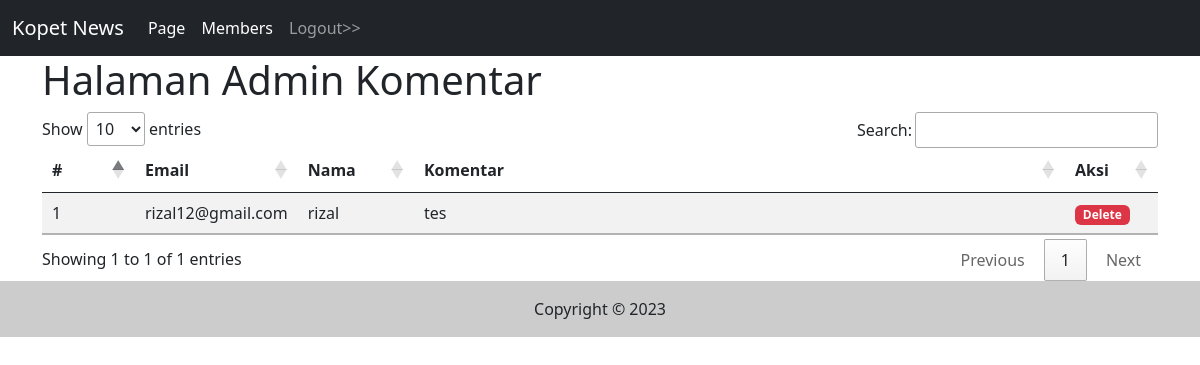
The page /admin/halaman_komentar.php?id=55 (signed in) on the database its author committed.
### tables this page shows
CREATE TABLE `komentar` (
  `id` int NOT NULL,
  `id_halaman` int NOT NULL,
  `id_member` int NOT NULL,
  `description` text NOT NULL,
  `is_deleted` tinyint(1) NOT NULL DEFAULT '0',
  `created_at` timestamp NOT NULL DEFAULT CURRENT_TIMESTAMP
);

CREATE TABLE `members` (
  `id` int NOT NULL,
  `username` varchar(255) NOT NULL,
  `email` varchar(255) NOT NULL,
  `password` varchar(255) NOT NULL,
  `status` text NOT NULL,
  `tgl_isi` timestamp NOT NULL DEFAULT CURRENT_TIMESTAMP
);

### admin/halaman_komentar.php (the view, shortened to what this page needs)
<?php include("inc_header.php") ?>
<?php
$id = $_GET['id'];
?>
<div class="container">
    <h1>Halaman Admin Komentar</h1>
    <table class="table table-striped" id="tableData">
        <thead>
            <tr>
                <th class=" col-1">#</th>
                <th class="col-1">Email</th>
                <th>Nama</th>
                <th class="col-7">Komentar</th>
                <th class="col-1">Aksi</th>
            </tr>
        </thead>
        <tbody>
            <?php
            $sqltambahan = "where 1 = 1 and a.id_halaman = '" . $id . "'";
            $per_halaman = 5;
            $sql1 = "select a.*, b.username, b.email from komentar a join members b on a.id_member = b.id $sqltambahan";
            $page = isset($_GET['page']) ? (int) $_GET['page'] : 1;
            $mulai = ($page > 1) ? ($page * $per_halaman) - $per_halaman : 0;
            $nomor = $mulai + 1;
            $sql1 = $sql1 . " order by id desc limit $mulai,$per_halaman";
            $q1 = mysqli_query($koneksi, $sql1);
            while ($r1 = mysqli_fetch_array($q1)) {
                ?>
                <tr>
                    <td>
                        <?php echo $nomor++ ?>
                    </td>
                    <td>
                        <?php echo $r1['email'] ?>
                    </td>
                    <td>
                        <?php echo $r1['username'] ?>
                    </td>
                    <td>
                        <?php echo $r1['description']; ?>
                    </td>
                    <td>
                        <a href="halaman_komentar.php?op=delete&id=<?= $id ?>&id_komentar=<?= $r1['id'] ?>"
                            onclick="return confirm('Apakah yakin mau hapus data ?')">
                            <span class="badge bg-danger">Delete</span>
                        </a>
                    </td>
                </tr>
                <?php
            }
            ?>
        </tbody>
    </table>
</div>
<?php include("inc_footer.php") ?>

### rows shown on the page
komentar: id_member.email "rizal12@gmail.com", id_member.username "rizal", description "tes"
